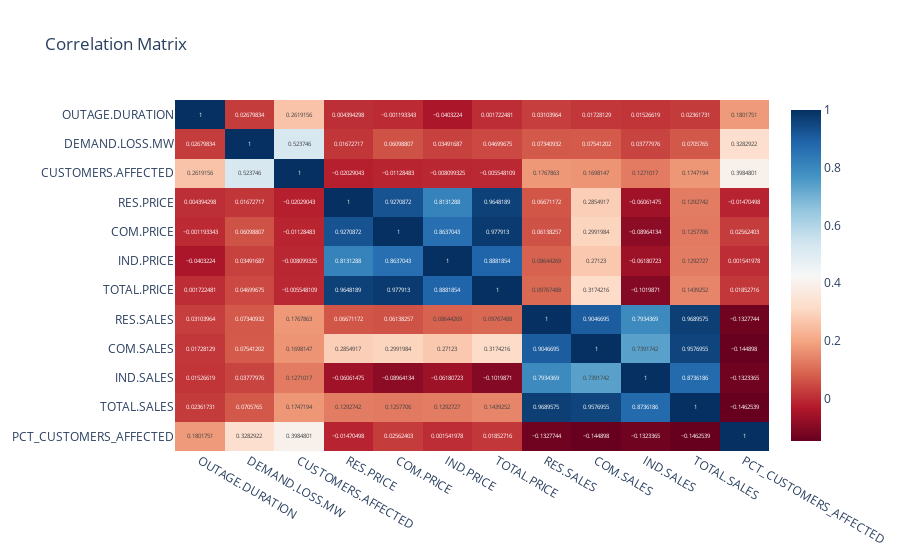

Notebook code cell kept with this figure:
### Code cell
import seaborn as sns
import matplotlib.pyplot as plt

col = ["OUTAGE.DURATION", "DEMAND.LOSS.MW","CUSTOMERS.AFFECTED", "RES.PRICE", "COM.PRICE", "IND.PRICE", "TOTAL.PRICE",
       "RES.SALES", "COM.SALES", "IND.SALES", "TOTAL.SALES", "PCT_CUSTOMERS_AFFECTED"]
corr = df_no_unit[col].corr()

# plt.figure(figsize=(10, 8))
# sns.heatmap(corr, annot=True, cmap='coolwarm', center=0)
# plt.title("Correlation Matrix")
# plt.show()

fig = px.imshow(
    corr,
    text_auto=True,
    color_continuous_scale='RdBu',
    title="Correlation Matrix",
    aspect="auto"
)
fig.show()
fig.write_html("assets/correlation-matrix.html", include_plotlyjs='cdn')

### Figure 1 — Plotly figure (JSON) as saved in the notebook; plotly's stock layout.template omitted (floating-point values rounded to 4 significant figures; data arrays with more than 128 entries replaced by an {"elided": "..."} marker saying what was removed)
{"data": [{"coloraxis": "coloraxis", "hovertemplate": "x: %{x}<br>y: %{y}<br>color: %{z}<extra></extra>", "name": "0", "texttemplate": "%{z}", "type": "heatmap", "x": ["OUTAGE.DURATION", "DEMAND.LOSS.MW", "CUSTOMERS.AFFECTED", "RES.PRICE", "COM.PRICE", "IND.PRICE", "TOTAL.PRICE", "RES.SALES", "COM.SALES", "IND.SALES", "TOTAL.SALES", "PCT_CUSTOMERS_AFFECTED"], "xaxis": "x", "y": ["OUTAGE.DURATION", "DEMAND.LOSS.MW", "CUSTOMERS.AFFECTED", "RES.PRICE", "COM.PRICE", "IND.PRICE", "TOTAL.PRICE", "RES.SALES", "COM.SALES", "IND.SALES", "TOTAL.SALES", "PCT_CUSTOMERS_AFFECTED"], "yaxis": "y", "z": {"elided": "12x12 float values"}}], "layout": {"coloraxis": {"colorscale": [[0, "rgb(103,0,31)"], [0.1, "rgb(178,24,43)"], [0.2, "rgb(214,96,77)"], [0.3, "rgb(244,165,130)"], [0.4, "rgb(253,219,199)"], [0.5, "rgb(247,247,247)"], [0.6, "rgb(209,229,240)"], [0.7, "rgb(146,197,222)"], [0.8, "rgb(67,147,195)"], [0.9, "rgb(33,102,172)"], [1, "rgb(5,48,97)"]]}, "title": {"text": "Correlation Matrix"}, "xaxis": {"anchor": "y", "domain": [0, 1]}, "yaxis": {"anchor": "x", "autorange": "reversed", "domain": [0, 1]}}}
